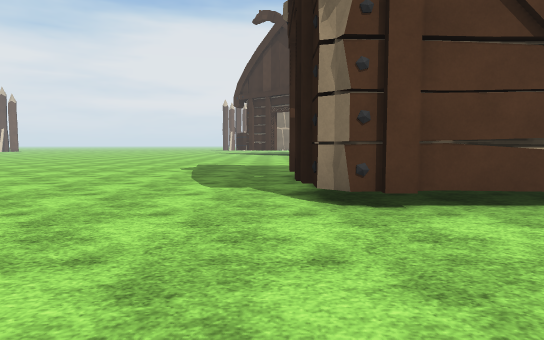
View 1 (above)

17 first-person views from a walk through a scene from a Unity 3-D project. The camera is 1.2 m above the floor, tilts 4° down and sees 75° across. Doors are open. The floor is counted in squares, 2 m on a side. Each view is taken from the middle of a square. On the plan, view 1 faces up. The plan holds only what a view shows up to about 10 squares ahead; the rest is blank. The place goes on beyond the plan. The terrain is drawn as flat ground. The player is left out. Surface patterns are stand-ins for the level's own textures.

View 2
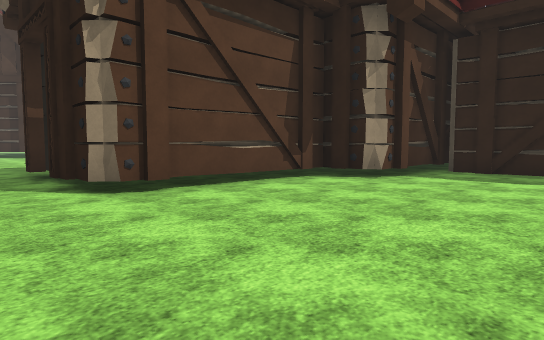

View 3
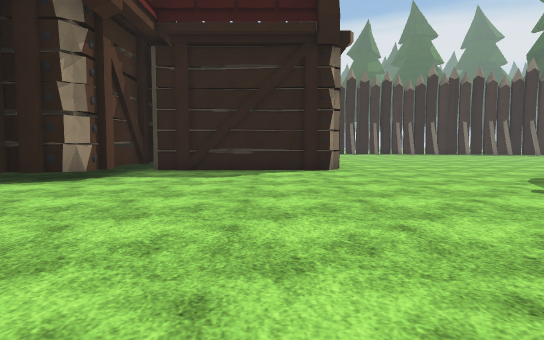

View 4
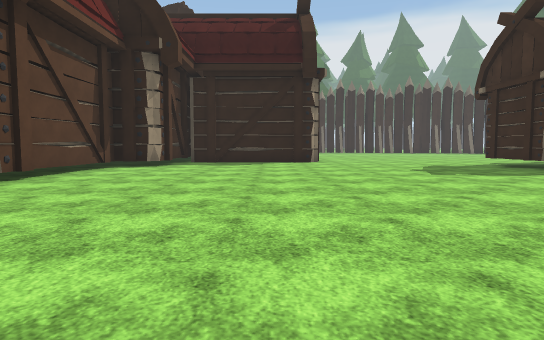

View 5
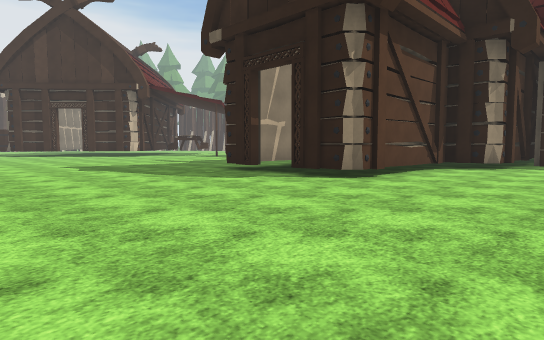

View 6
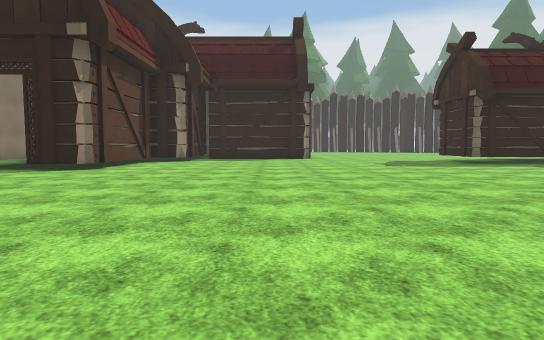

View 7
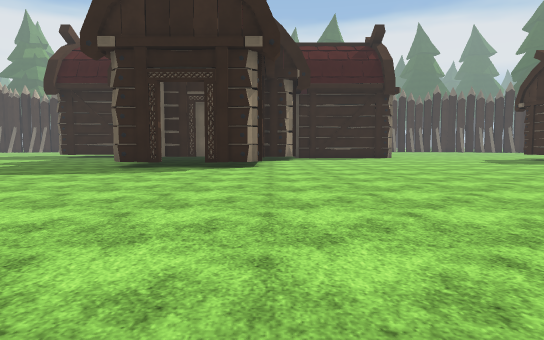

View 8
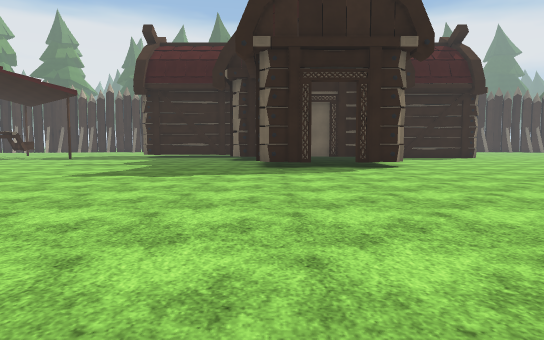

View 9
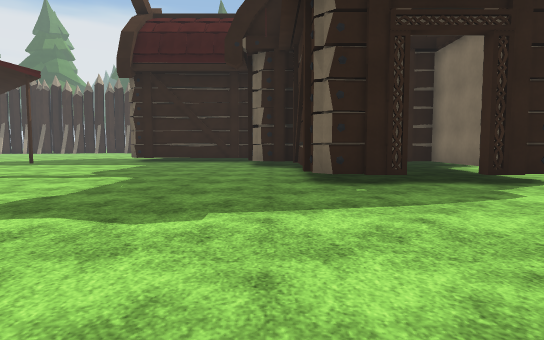

View 10
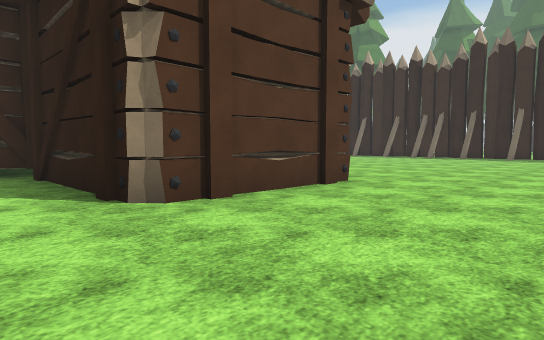

View 11
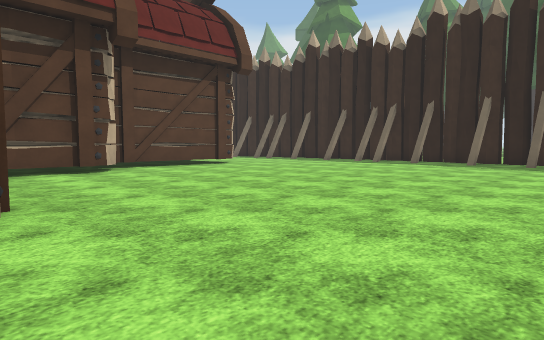

View 12
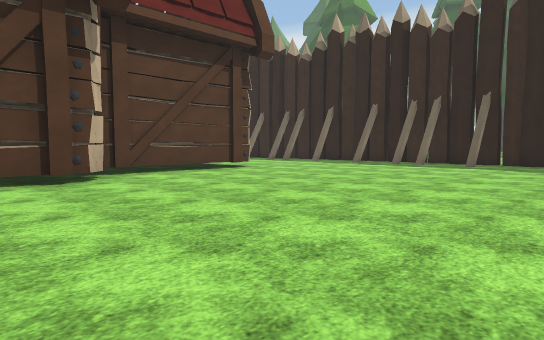

View 13
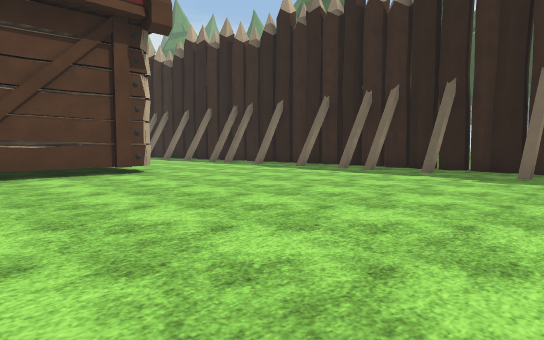

View 14
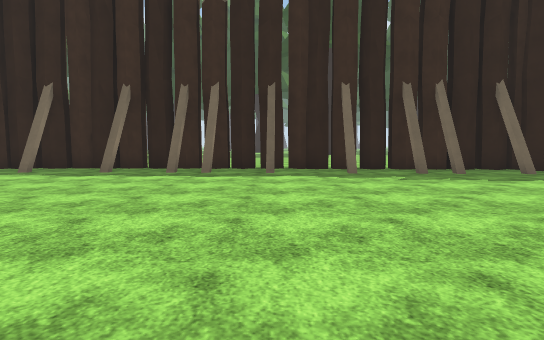

View 15
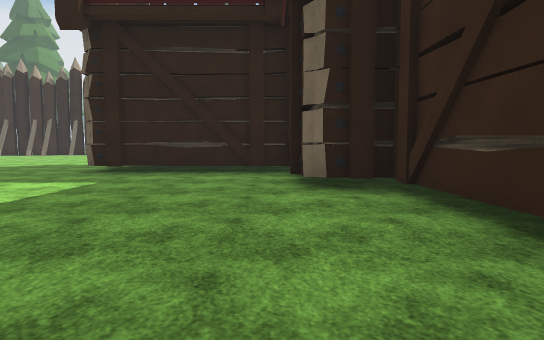

View 16
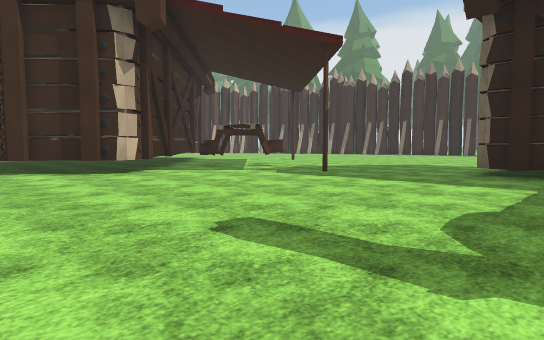

View 17
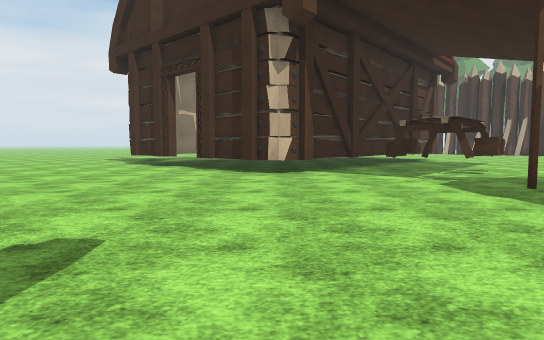

### Floor plan
Key: @ floor where view 1 was taken; # wall or solid block; . floor; D open door; H house; T table.
Columns run from 9 left of view 1 to 24 right of it. Each row starts with its distance up from view 1.
 21      ....DD   ##....
 20      ....DD# ##TT...
 19       ......##.TTT.
 18        .........T.
 17        ...........
 16         ........#...
 15          ...........
 14          ...........
 13         .........#
 12       ...........#
 11      ............#
 10   ...............H
  9   ...............#
  8  .............H
  7 ..........H####
  6  ........D##                     #
  5   .......D#                 ..  ##
  4  .........#####        #####.....#
  3 ..............#        #........##
  2  .............H.H#   HH..........#
  1   ...............#  H...........##
  0   .......@.......#  H............#
 -1  ................#  H...........##
 -2   ...............###H............#
 -3    .............................##
 -4     ............................##
 -5       ..........................##
 -6        ..................     ..##

Where each view was taken, in squares from view 1:
view 1: 0 up, 0 right, facing up
view 2: 1 down, 1 left, facing up-right
view 3: 1 down, 1 left, facing right
view 4: 1 down, 5 left, facing right
view 5: 0 up, 5 left, facing up-right
view 6: 1 down, 8 left, facing right
view 7: 3 up, 9 left, facing right
view 8: 7 up, 9 left, facing right
view 9: 8 up, 5 left, facing right
view 10: 6 down, 6 right, facing up-right
view 11: 6 down, 11 right, facing up-right
view 12: 4 down, 12 right, facing up-right
view 13: 4 down, 15 right, facing up-right
view 14: 1 down, 15 right, facing right
view 15: 9 up, 0 right, facing right
view 16: 11 up, 0 right, facing up-right
view 17: 11 up, 3 right, facing up
